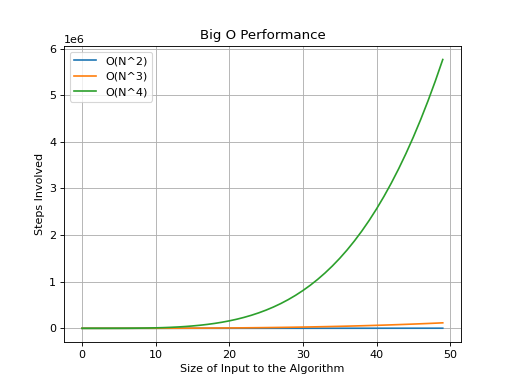

Recreate this plot in Python.
import matplotlib.pyplot as plt
size = 50
O_N_2 = [x**2 for x in range(size)]
O_N_3 = [x**3 for x in range(size)]
O_N_4 = [x**4 for x in range(size)]

plt.plot(O_N_2, label=r"O(N^2)")
plt.plot(O_N_3, label=r"O(N^3)")
plt.plot(O_N_4, label=r"O(N^4)")
plt.legend()
plt.ylabel("Steps Involved")
plt.xlabel("Size of Input to the Algorithm")
plt.grid()
plt.title("Big O Performance")
plt.show()
